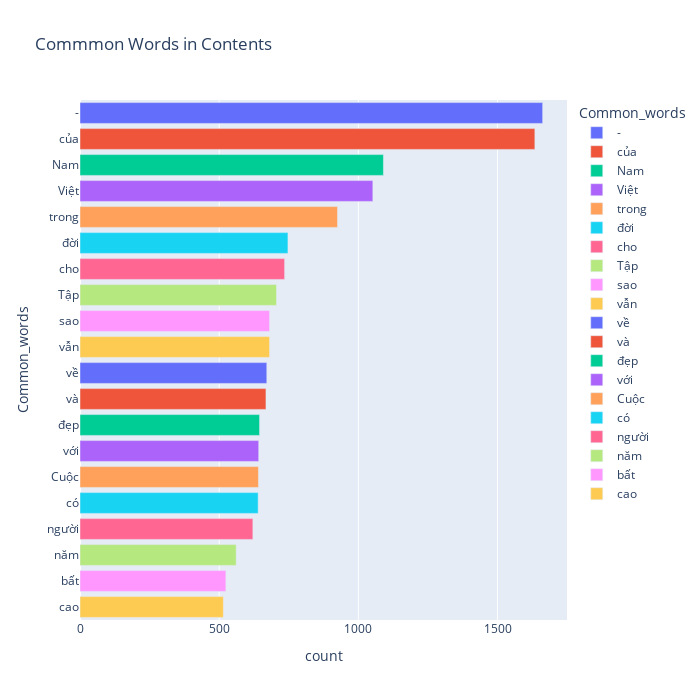

The cell this chart's notebook holds for it:
### Code cell
import plotly.express as px

fig = px.bar(temp, x="count", y="Common_words", title='Commmon Words in Contents', orientation='h', 
             width=700, height=700,color='Common_words')
fig.show()

### Figure 1 — Plotly figure (JSON) as saved in the notebook; plotly's stock layout.template omitted (floating-point values rounded to 4 significant figures)
{"data": [{"alignmentgroup": "True", "hovertemplate": "Common_words=%{y}<br>count=%{x}<extra></extra>", "legendgroup": "-", "marker": {"color": "#636efa", "pattern": {"shape": ""}}, "name": "-", "offsetgroup": "-", "orientation": "h", "showlegend": true, "textposition": "auto", "type": "bar", "x": [1662], "xaxis": "x", "y": ["-"], "yaxis": "y"}, {"alignmentgroup": "True", "hovertemplate": "Common_words=%{y}<br>count=%{x}<extra></extra>", "legendgroup": "của", "marker": {"color": "#EF553B", "pattern": {"shape": ""}}, "name": "của", "offsetgroup": "của", "orientation": "h", "showlegend": true, "textposition": "auto", "type": "bar", "x": [1634], "xaxis": "x", "y": ["của"], "yaxis": "y"}, {"alignmentgroup": "True", "hovertemplate": "Common_words=%{y}<br>count=%{x}<extra></extra>", "legendgroup": "Nam", "marker": {"color": "#00cc96", "pattern": {"shape": ""}}, "name": "Nam", "offsetgroup": "Nam", "orientation": "h", "showlegend": true, "textposition": "auto", "type": "bar", "x": [1090], "xaxis": "x", "y": ["Nam"], "yaxis": "y"}, {"alignmentgroup": "True", "hovertemplate": "Common_words=%{y}<br>count=%{x}<extra></extra>", "legendgroup": "Việt", "marker": {"color": "#ab63fa", "pattern": {"shape": ""}}, "name": "Việt", "offsetgroup": "Việt", "orientation": "h", "showlegend": true, "textposition": "auto", "type": "bar", "x": [1052], "xaxis": "x", "y": ["Việt"], "yaxis": "y"}, {"alignmentgroup": "True", "hovertemplate": "Common_words=%{y}<br>count=%{x}<extra></extra>", "legendgroup": "trong", "marker": {"color": "#FFA15A", "pattern": {"shape": ""}}, "name": "trong", "offsetgroup": "trong", "orientation": "h", "showlegend": true, "textposition": "auto", "type": "bar", "x": [925], "xaxis": "x", "y": ["trong"], "yaxis": "y"}, {"alignmentgroup": "True", "hovertemplate": "Common_words=%{y}<br>count=%{x}<extra></extra>", "legendgroup": "đời", "marker": {"color": "#19d3f3", "pattern": {"shape": ""}}, "name": "đời", "offsetgroup": "đời", "orientation": "h", "showlegend": true, "textposition": "auto", "type": "bar", "x": [747], "xaxis": "x", "y": ["đời"], "yaxis": "y"}, {"alignmentgroup": "True", "hovertemplate": "Common_words=%{y}<br>count=%{x}<extra></extra>", "legendgroup": "cho", "marker": {"color": "#FF6692", "pattern": {"shape": ""}}, "name": "cho", "offsetgroup": "cho", "orientation": "h", "showlegend": true, "textposition": "auto", "type": "bar", "x": [735], "xaxis": "x", "y": ["cho"], "yaxis": "y"}, {"alignmentgroup": "True", "hovertemplate": "Common_words=%{y}<br>count=%{x}<extra></extra>", "legendgroup": "Tập", "marker": {"color": "#B6E880", "pattern": {"shape": ""}}, "name": "Tập", "offsetgroup": "Tập", "orientation": "h", "showlegend": true, "textposition": "auto", "type": "bar", "x": [706], "xaxis": "x", "y": ["Tập"], "yaxis": "y"}, {"alignmentgroup": "True", "hovertemplate": "Common_words=%{y}<br>count=%{x}<extra></extra>", "legendgroup": "sao", "marker": {"color": "#FF97FF", "pattern": {"shape": ""}}, "name": "sao", "offsetgroup": "sao", "orientation": "h", "showlegend": true, "textposition": "auto", "type": "bar", "x": [681], "xaxis": "x", "y": ["sao"], "yaxis": "y"}, {"alignmentgroup": "True", "hovertemplate": "Common_words=%{y}<br>count=%{x}<extra></extra>", "legendgroup": "vẫn", "marker": {"color": "#FECB52", "pattern": {"shape": ""}}, "name": "vẫn", "offsetgroup": "vẫn", "orientation": "h", "showlegend": true, "textposition": "auto", "type": "bar", "x": [681], "xaxis": "x", "y": ["vẫn"], "yaxis": "y"}, {"alignmentgroup": "True", "hovertemplate": "Common_words=%{y}<br>count=%{x}<extra></extra>", "legendgroup": "về", "marker": {"color": "#636efa", "pattern": {"shape": ""}}, "name": "về", "offsetgroup": "về", "orientation": "h", "showlegend": true, "textposition": "auto", "type": "bar", "x": [671], "xaxis": "x", "y": ["về"], "yaxis": "y"}, {"alignmentgroup": "True", "hovertemplate": "Common_words=%{y}<br>count=%{x}<extra></extra>", "legendgroup": "và", "marker": {"color": "#EF553B", "pattern": {"shape": ""}}, "name": "và", "offsetgroup": "và", "orientation": "h", "showlegend": true, "textposition": "auto", "type": "bar", "x": [668], "xaxis": "x", "y": ["và"], "yaxis": "y"}, {"alignmentgroup": "True", "hovertemplate": "Common_words=%{y}<br>count=%{x}<extra></extra>", "legendgroup": "đẹp", "marker": {"color": "#00cc96", "pattern": {"shape": ""}}, "name": "đẹp", "offsetgroup": "đẹp", "orientation": "h", "showlegend": true, "textposition": "auto", "type": "bar", "x": [645], "xaxis": "x", "y": ["đẹp"], "yaxis": "y"}, {"alignmentgroup": "True", "hovertemplate": "Common_words=%{y}<br>count=%{x}<extra></extra>", "legendgroup": "với", "marker": {"color": "#ab63fa", "pattern": {"shape": ""}}, "name": "với", "offsetgroup": "với", "orientation": "h", "showlegend": true, "textposition": "auto", "type": "bar", "x": [642], "xaxis": "x", "y": ["với"], "yaxis": "y"}, {"alignmentgroup": "True", "hovertemplate": "Common_words=%{y}<br>count=%{x}<extra></extra>", "legendgroup": "Cuộc", "marker": {"color": "#FFA15A", "pattern": {"shape": ""}}, "name": "Cuộc", "offsetgroup": "Cuộc", "orientation": "h", "showlegend": true, "textposition": "auto", "type": "bar", "x": [641], "xaxis": "x", "y": ["Cuộc"], "yaxis": "y"}, {"alignmentgroup": "True", "hovertemplate": "Common_words=%{y}<br>count=%{x}<extra></extra>", "legendgroup": "có", "marker": {"color": "#19d3f3", "pattern": {"shape": ""}}, "name": "có", "offsetgroup": "có", "orientation": "h", "showlegend": true, "textposition": "auto", "type": "bar", "x": [640], "xaxis": "x", "y": ["có"], "yaxis": "y"}, {"alignmentgroup": "True", "hovertemplate": "Common_words=%{y}<br>count=%{x}<extra></extra>", "legendgroup": "người", "marker": {"color": "#FF6692", "pattern": {"shape": ""}}, "name": "người", "offsetgroup": "người", "orientation": "h", "showlegend": true, "textposition": "auto", "type": "bar", "x": [621], "xaxis": "x", "y": ["người"], "yaxis": "y"}, {"alignmentgroup": "True", "hovertemplate": "Common_words=%{y}<br>count=%{x}<extra></extra>", "legendgroup": "năm", "marker": {"color": "#B6E880", "pattern": {"shape": ""}}, "name": "năm", "offsetgroup": "năm", "orientation": "h", "showlegend": true, "textposition": "auto", "type": "bar", "x": [561], "xaxis": "x", "y": ["năm"], "yaxis": "y"}, {"alignmentgroup": "True", "hovertemplate": "Common_words=%{y}<br>count=%{x}<extra></extra>", "legendgroup": "bất", "marker": {"color": "#FF97FF", "pattern": {"shape": ""}}, "name": "bất", "offsetgroup": "bất", "orientation": "h", "showlegend": true, "textposition": "auto", "type": "bar", "x": [524], "xaxis": "x", "y": ["bất"], "yaxis": "y"}, {"alignmentgroup": "True", "hovertemplate": "Common_words=%{y}<br>count=%{x}<extra></extra>", "legendgroup": "cao", "marker": {"color": "#FECB52", "pattern": {"shape": ""}}, "name": "cao", "offsetgroup": "cao", "orientation": "h", "showlegend": true, "textposition": "auto", "type": "bar", "x": [515], "xaxis": "x", "y": ["cao"], "yaxis": "y"}], "layout": {"barmode": "relative", "height": 700, "legend": {"title": {"text": "Common_words"}, "tracegroupgap": 0}, "title": {"text": "Commmon Words in Contents"}, "width": 700, "xaxis": {"anchor": "y", "domain": [0, 1], "title": {"text": "count"}}, "yaxis": {"anchor": "x", "categoryarray": ["cao", "bất", "năm", "người", "có", "Cuộc", "với", "đẹp", "và", "về", "vẫn", "sao", "Tập", "cho", "đời", "trong", "Việt", "Nam", "của", "-"], "categoryorder": "array", "domain": [0, 1], "title": {"text": "Common_words"}}}}
